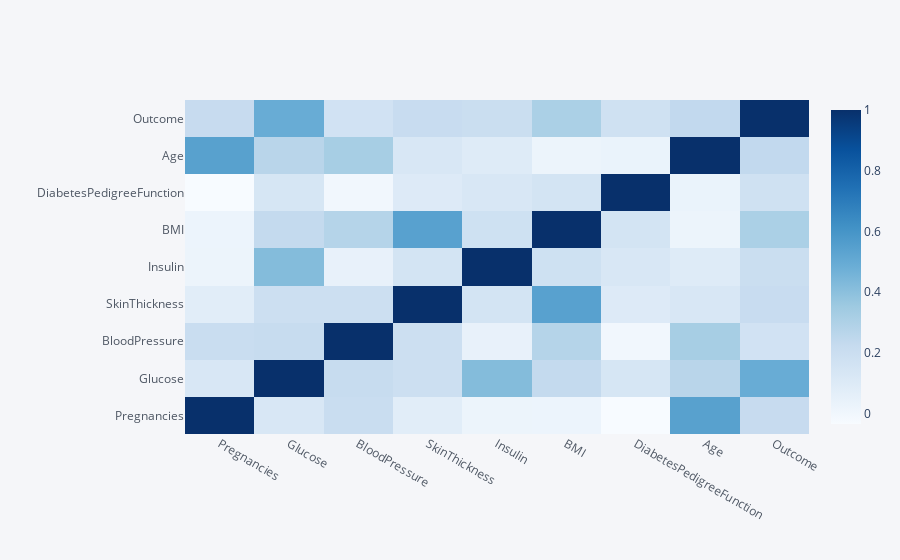

Write notebook code for a chart like this one.
### Markdown cell above
## heatmap을 통해 feature 간 상관관계 파악

### Code cell
import chart_studio.plotly as py
import cufflinks as cf
cf.go_offline(connected=True)

df.corr(numeric_only=True).iplot(kind="heatmap", colorscale="Blues")

### Figure 1 — Plotly figure (JSON) as saved in the notebook; plotly's stock layout.template omitted (floating-point values rounded to 4 significant figures)
{"data": [{"colorscale": [[0, "rgb(247,251,255)"], [0.125, "rgb(222,235,247)"], [0.25, "rgb(198,219,239)"], [0.375, "rgb(158,202,225)"], [0.5, "rgb(107,174,214)"], [0.625, "rgb(66,146,198)"], [0.75, "rgb(33,113,181)"], [0.875, "rgb(8,81,156)"], [1, "rgb(8,48,107)"]], "type": "heatmap", "x": ["Pregnancies", "Glucose", "BloodPressure", "SkinThickness", "Insulin", "BMI", "DiabetesPedigreeFunction", "Age", "Outcome"], "y": ["Pregnancies", "Glucose", "BloodPressure", "SkinThickness", "Insulin", "BMI", "DiabetesPedigreeFunction", "Age", "Outcome"], "z": [[1, 0.1282, 0.2086, 0.08177, 0.02505, 0.02156, -0.03352, 0.5443, 0.2219], [0.1282, 1, 0.2189, 0.1926, 0.4195, 0.231, 0.1373, 0.2669, 0.4928], [0.2086, 0.2189, 1, 0.1919, 0.04536, 0.2813, -0.002378, 0.3249, 0.1657], [0.08177, 0.1926, 0.1919, 1, 0.1556, 0.5432, 0.1022, 0.1261, 0.2149], [0.02505, 0.4195, 0.04536, 0.1556, 1, 0.1802, 0.1265, 0.0971, 0.2038], [0.02156, 0.231, 0.2813, 0.5432, 0.1802, 1, 0.1534, 0.0256, 0.312], [-0.03352, 0.1373, -0.002378, 0.1022, 0.1265, 0.1534, 1, 0.03356, 0.1738], [0.5443, 0.2669, 0.3249, 0.1261, 0.0971, 0.0256, 0.03356, 1, 0.2384], [0.2219, 0.4928, 0.1657, 0.2149, 0.2038, 0.312, 0.1738, 0.2384, 1]], "zmax": 1, "zmin": -0.03352}], "layout": {"legend": {"bgcolor": "#F5F6F9", "font": {"color": "#4D5663"}}, "paper_bgcolor": "#F5F6F9", "plot_bgcolor": "#F5F6F9", "title": {"font": {"color": "#4D5663"}}, "xaxis": {"gridcolor": "#E1E5ED", "showgrid": true, "tickfont": {"color": "#4D5663"}, "title": {"font": {"color": "#4D5663"}, "text": ""}, "zerolinecolor": "#E1E5ED"}, "yaxis": {"gridcolor": "#E1E5ED", "showgrid": true, "tickfont": {"color": "#4D5663"}, "title": {"font": {"color": "#4D5663"}, "text": ""}, "zerolinecolor": "#E1E5ED"}}}
